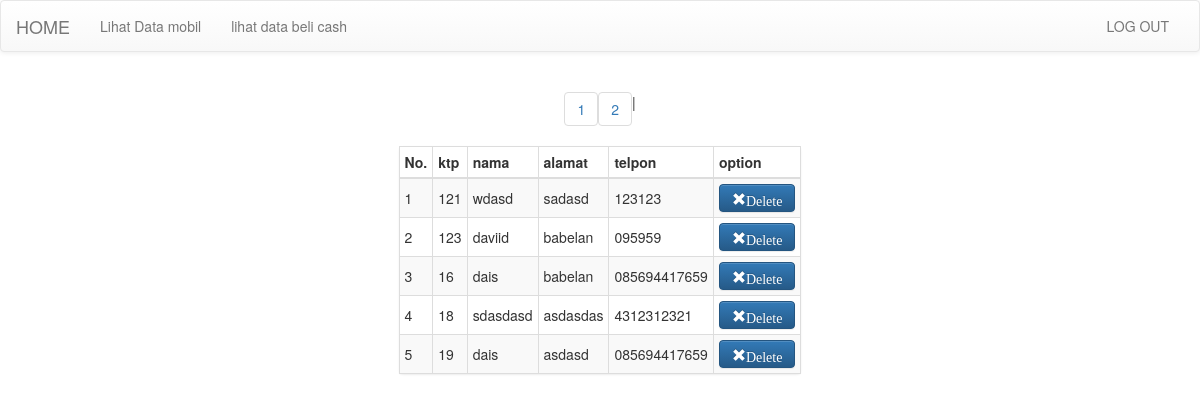
Page /admin/lihat_pembeli.php on the committed database.
### tables this page shows
CREATE TABLE IF NOT EXISTS `pembeli` (
  `ktp` varchar(16) NOT NULL,
  `nama_pembeli` varchar(30) NOT NULL,
  `alamat_pembeli` text NOT NULL,
  `telp_pembeli` varchar(13) NOT NULL,
  PRIMARY KEY (`ktp`)
);

### admin/lihat_pembeli.php (the view, shortened to what this page needs)
<!DOCTYPE html PUBLIC "-//W3C//DTD XHTML 1.0 Transitional//EN" "http://www.w3.org/TR/xhtml1/DTD/xhtml1-transitional.dtd">
<html xmlns="http://www.w3.org/1999/xhtml">
<head>
<link href="../bootstrap-3.3.2-dist/css/bootstrap.css" rel="stylesheet" />
<link href="../bootstrap-3.3.2-dist/css/bootstrap.min.css" rel="stylesheet" />
<link href="../bootstrap-3.3.2-dist/css/bootstrap-theme.css" rel="stylesheet" />
<link href="../bootstrap-3.3.2-dist/css/bootstrap-theme.min.css" rel="stylesheet" />
</head>
<body>
<nav class="navbar navbar-default">
  <div class="container-fluid">
    <div class="navbar-header">
      <a class="navbar-brand" href="index_admin.php">HOME</a>
    </div>
    <div class="collapse navbar-collapse" id="bs-example-navbar-collapse-1">
      <ul class="nav navbar-nav">
        <li><a href="lihat_mobil.php">Lihat Data mobil<span class="sr-only">(current)</span></a></li>
         <li><a href="lihat_data_beli_cash.php">lihat data beli cash</a></li>
      </ul>
      <ul class="nav navbar-nav navbar-right">
      <li><a href="logout.php">LOG OUT</a></li>
      </ul>
    </div>
  </div>
</nav>
<center>
<ul class="pagination">
<li>
<?php
include_once('paging.php');
$page = 1;
$dataPerPage = 5;
$table = 'pembeli';
$dataTable = getTableData($table, $page, $dataPerPage);
?>
 </li>
 </ul>
</center>
<table align="center" class="table-condensed table-bordered list-group table-striped table-hover">
    <thead>
        <tr>
            <th>No.</th>
            <th>ktp</th>
            <th>nama</th>
            <th>alamat</th>
            <th>telpon</th>
                         <th>option</th>
        </tr>
    </thead>
    <tbody>
    <?php
    foreach ($dataTable as $i => $data)
    {
        $no = ($i + 1) + (($page - 1) * $dataPerPage);
		?>
        <tr>
        	<td><?php echo $no; ?></td>
            <td><?php echo $data['ktp'];?></td>
                <td><?php echo $data['nama_pembeli'];?></td>
				<td><?php echo $data['alamat_pembeli'];?></td>
				<td><?php echo $data['telp_pembeli'];?></td>
                <td><a class="btn btn-primary" href="delete_pembeli.php?id=<?php echo $data['ktp']; ?>"><span class="glyphicon glyphicon-remove">Delete</span></a></td>
            </tr>
            <?php
    }
    ?>
    </tbody>
</table>
</body>
</html>

### rows in the picture
pembeli: no "1", ktp "121", nama_pembeli "wdasd", alamat_pembeli "sadasd", telp_pembeli "123123"
pembeli: no "2", ktp "123", nama_pembeli "daviid", alamat_pembeli "babelan", telp_pembeli "095959"
pembeli: no "3", ktp "16", nama_pembeli "dais", alamat_pembeli "babelan", telp_pembeli "085694417659"
pembeli: no "4", ktp "18", nama_pembeli "sdasdasd", alamat_pembeli "asdasdas", telp_pembeli "4312312321"
pembeli: no "5", ktp "19", nama_pembeli "dais", alamat_pembeli "asdasd", telp_pembeli "085694417659"
